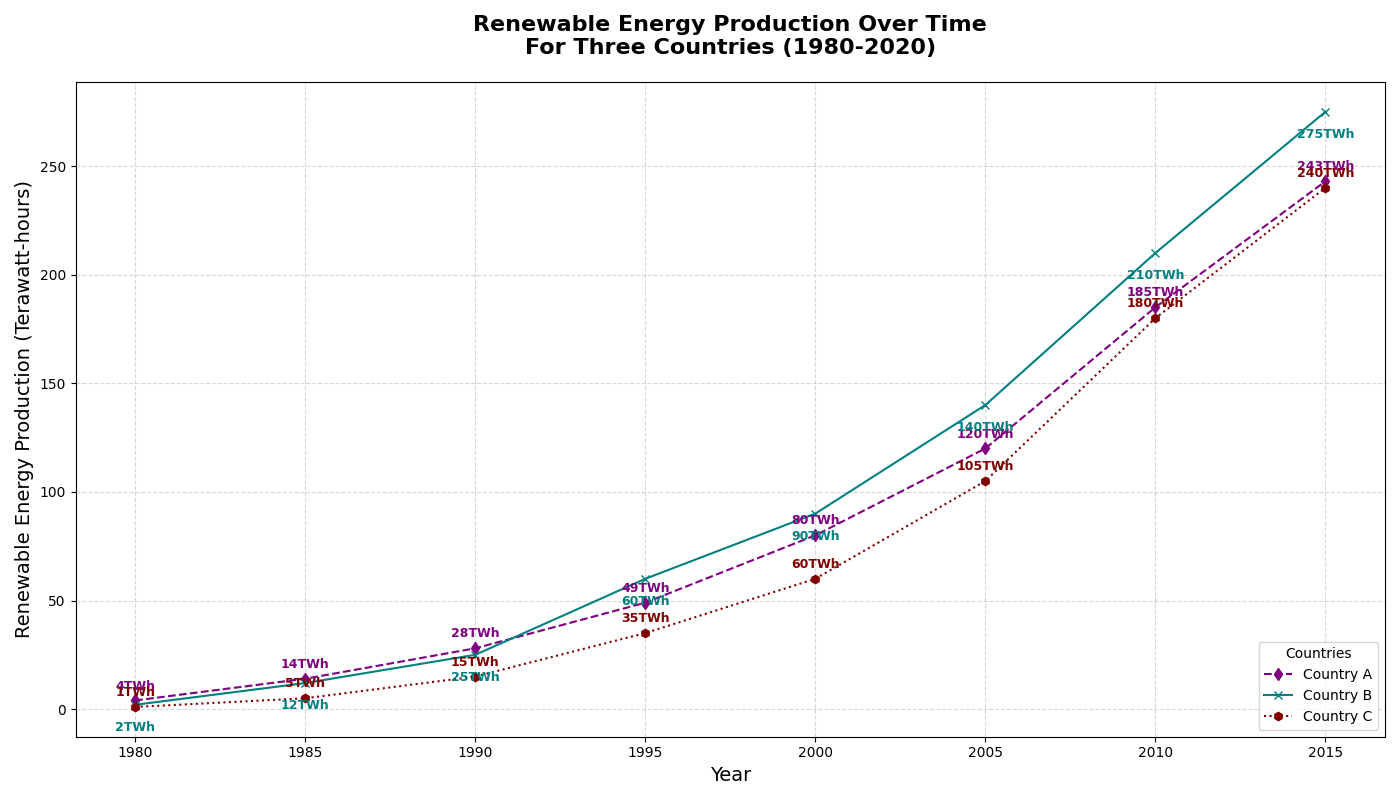

Write Python code to recreate this figure.
import matplotlib.pyplot as plt
import numpy as np

years = np.array(range(1980, 2020, 5))
country_a_production = np.array([4, 14, 28, 49, 80, 120, 185, 243])
country_b_production = np.array([2, 12, 25, 60, 90, 140, 210, 275])
country_c_production = np.array([1, 5, 15, 35, 60, 105, 180, 240])

fig, ax = plt.subplots(figsize=(14, 8))

ax.plot(years, country_a_production, marker='d', linestyle='--', linewidth=1.5, color='purple', label='Country A')
ax.plot(years, country_b_production, marker='x', linestyle='-', linewidth=1.5, color='teal', label='Country B')
ax.plot(years, country_c_production, marker='h', linestyle=':', linewidth=1.5, color='maroon', label='Country C')

for i, (a, b, c) in enumerate(zip(country_a_production, country_b_production, country_c_production)):
    ax.text(years[i], a + 5, f'{a}TWh', ha='center', fontsize=9, color='purple', fontweight='bold')
    ax.text(years[i], b - 12, f'{b}TWh', ha='center', fontsize=9, color='teal', fontweight='bold')
    ax.text(years[i], c + 5, f'{c}TWh', ha='center', fontsize=9, color='maroon', fontweight='bold')

plt.title("Renewable Energy Production Over Time\nFor Three Countries (1980-2020)", fontsize=16, fontweight='bold', pad=20)
ax.set_xlabel("Year", fontsize=14)
ax.set_ylabel("Renewable Energy Production (Terawatt-hours)", fontsize=14)

ax.legend(title='Countries', fontsize=10, loc='lower right')

ax.grid(True, linestyle='--', alpha=0.5)

plt.tight_layout()
plt.show()
